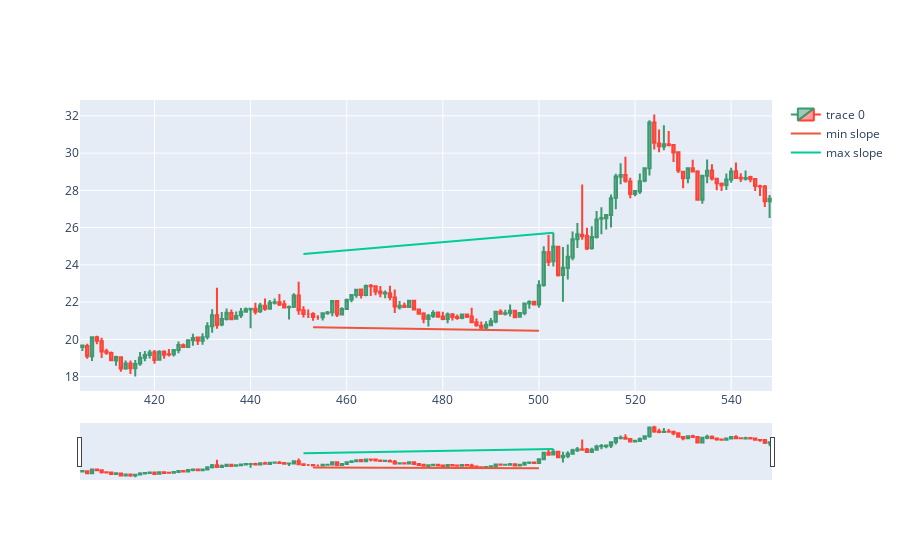

The notebook cell saved with this chart:
### Markdown cell above
# backcandles time window more dynamic

### Code cell
import numpy as np
from matplotlib import pyplot
backcandles= 40 # 6*8
brange = 10 # backcandles//4 #should be less than backcandles
wind = 6

candleid = 500

optbackcandles= backcandles
sldiff = 1000

for r1 in range(backcandles-brange, backcandles+brange):
    maxim = np.array([])
    minim = np.array([])
    xxmin = np.array([])
    xxmax = np.array([])
    for i in range(candleid-r1, candleid+1, wind):
        minim = np.append(minim, df.low.iloc[i:i+wind].min())
        xxmin = np.append(xxmin, df.low.iloc[i:i+wind].idxmin())
    for i in range(candleid-r1, candleid+1, wind):
        maxim = np.append(maxim, df.high.loc[i:i+wind].max())
        xxmax = np.append(xxmax, df.high.iloc[i:i+wind].idxmax())
    slmin, intercmin = np.polyfit(xxmin, minim,1)
    slmax, intercmax = np.polyfit(xxmax, maxim,1)
    
    if(abs(slmin-slmax)<sldiff):
        sldiff = abs(slmin-slmax)
        optbackcandles=r1
        slminopt = slmin
        slmaxopt = slmax
        intercminopt = intercmin
        intercmaxopt = intercmax
        maximopt = maxim.copy()
        minimopt = minim.copy()
        xxminopt = xxmin.copy()
        xxmaxopt = xxmax.copy()

        print(optbackcandles)
dfpl = df[candleid-wind-optbackcandles-backcandles:candleid+optbackcandles]  
fig = go.Figure(data=[go.Candlestick(x=dfpl.index,
                open=dfpl['open'],
                high=dfpl['high'],
                low=dfpl['low'],
                close=dfpl['close'])])

adjintercmax = (df.high.iloc[xxmaxopt] - slmaxopt*xxmaxopt).max()
adjintercmin = (df.low.iloc[xxminopt] - slminopt*xxminopt).min()
fig.add_trace(go.Scatter(x=xxminopt, y=slminopt*xxminopt + adjintercmin, mode='lines', name='min slope'))
fig.add_trace(go.Scatter(x=xxmaxopt, y=slmaxopt*xxmaxopt + adjintercmax, mode='lines', name='max slope'))
fig.show()

### Figure 1 — Plotly figure (JSON) as saved in the notebook; plotly's stock layout.template omitted (floating-point values rounded to 4 significant figures; data arrays with more than 128 entries replaced by an {"elided": "..."} marker saying what was removed)
{"data": [{"close": {"elided": "144 float values"}, "high": {"elided": "144 float values"}, "low": {"elided": "144 float values"}, "open": {"elided": "144 float values"}, "type": "candlestick", "x": {"elided": "144 int values"}}, {"mode": "lines", "name": "min slope", "type": "scatter", "x": [453, 458, 463, 470, 477, 481, 488, 495, 500], "y": [20.66, 20.64, 20.61, 20.59, 20.56, 20.54, 20.51, 20.48, 20.46]}, {"mode": "lines", "name": "max slope", "type": "scatter", "x": [451, 462, 465, 469, 475, 486, 492, 498, 503], "y": [24.58, 24.82, 24.89, 24.98, 25.11, 25.35, 25.49, 25.62, 25.73]}], "layout": {}}
